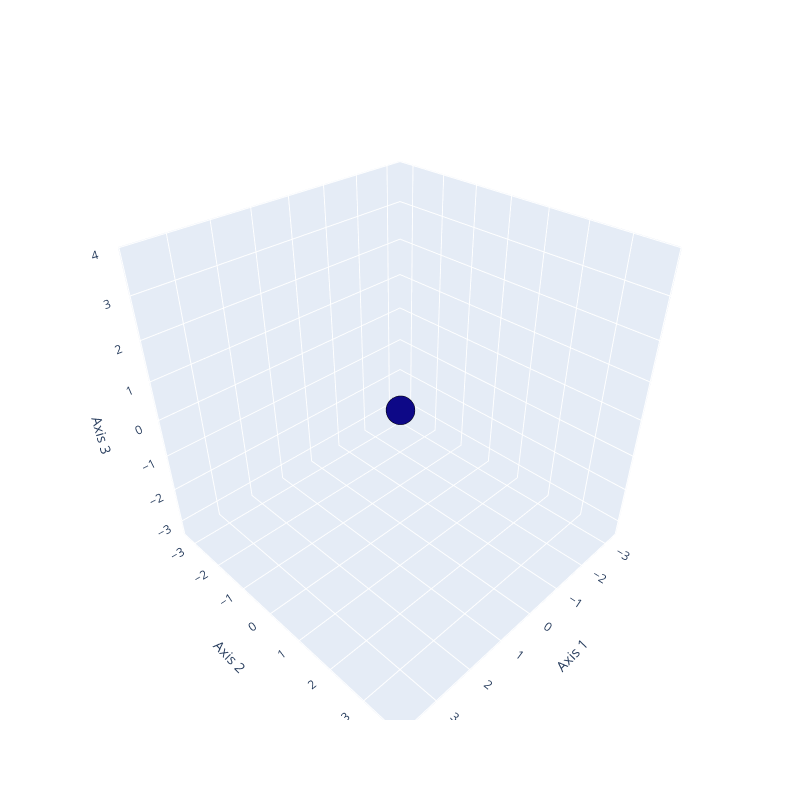

Notebook code cell kept with this figure:
### Code cell
# import the libraries
import numpy as np
import pandas as pd 
from sklearn.cluster import KMeans
import matplotlib.pyplot as plt
import seaborn as sns
from mpl_toolkits.mplot3d import Axes3D
import plotly.graph_objs as go
from plotly import tools
from plotly.subplots import make_subplots
import plotly.offline as py

# 3d scatterplot using plotly
Scene = dict(xaxis = dict(title  = 'Axis 1'),yaxis = dict(title  = 'Axis 2'),zaxis = dict(title  = 'Axis 3'))

# model.labels_ is nothing but the predicted clusters i.e y_clusters
x = visualize['1'].values
y = visualize['2'].values
z = visualize['3'].values

labels = visualize['predict'].values
trace = go.Scatter3d(x=x, y=x, z=x, mode='markers',marker=dict(color = labels, size= 10, line=dict(color= 'black',width = 10)))
layout = go.Layout(margin=dict(l=0,r=0),scene = Scene,height = 800,width = 800)
data = [trace]
fig = go.Figure(data = data, layout = layout)
fig.show()

### Figure 1 — Plotly figure (JSON) as saved in the notebook; plotly's stock layout.template omitted (floating-point values rounded to 4 significant figures; data arrays with more than 128 entries replaced by an {"elided": "..."} marker saying what was removed)
{"data": [{"marker": {"color": {"elided": "150 int values"}, "line": {"color": "black", "width": 10}, "size": 10}, "mode": "markers", "type": "scatter3d", "x": {"elided": "150 float values"}, "y": {"elided": "150 float values"}, "z": {"elided": "150 float values"}}], "layout": {"height": 800, "margin": {"l": 0, "r": 0}, "scene": {"xaxis": {"title": {"text": "Axis 1"}}, "yaxis": {"title": {"text": "Axis 2"}}, "zaxis": {"title": {"text": "Axis 3"}}}, "width": 800}}
